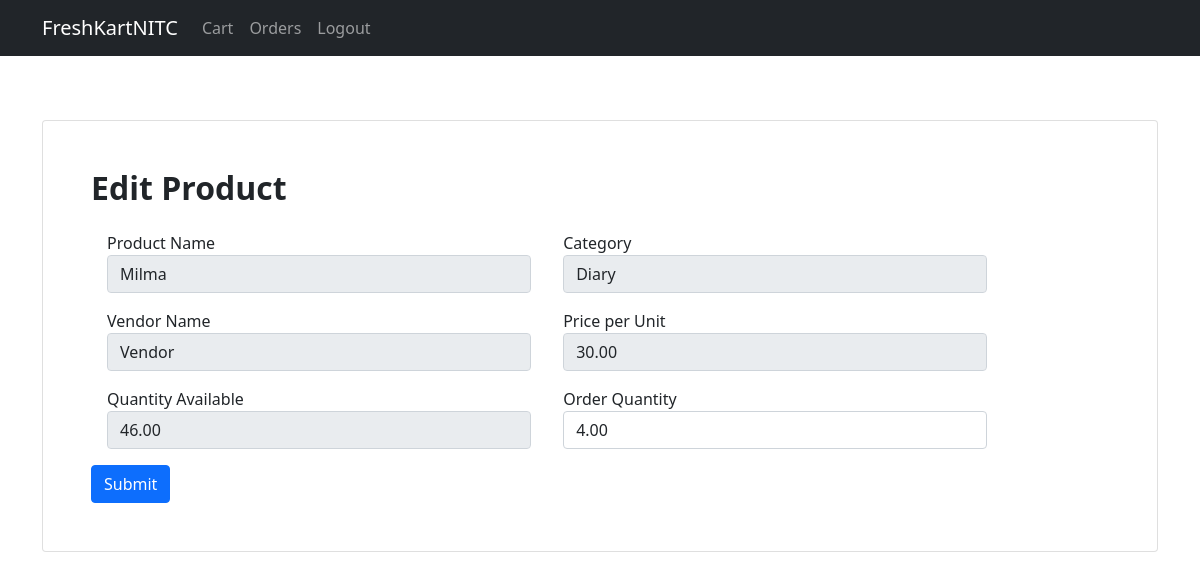
The app's page /order/2/edit (signed in), older data.
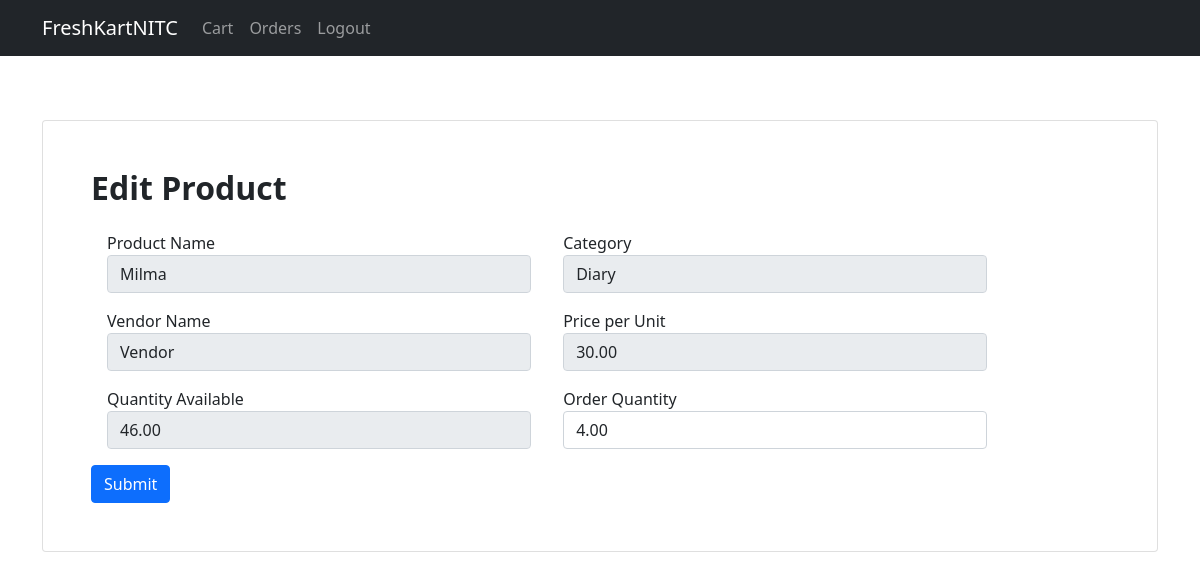
The same page, newer data.
### application/models.py (models this page shows)
class Products(db.Model):
    __tablename__ = 'products'
    id = db.Column(db.Integer, primary_key=True, autoincrement=True)
    name = db.Column(db.String(255), nullable=False)
    vendor = db.Column(db.Integer, db.ForeignKey('vendors.id'), nullable=False)
    image = db.Column(db.String(255), nullable=False)
    category = db.Column(db.String(255), nullable=False)
    price = db.Column(db.Numeric(10,2), nullable=False)
    qty = db.Column(db.Numeric(10,2), nullable=False)
    unit = db.Column(db.String(255), nullable=False)

### application/controllers.py (the view)
@app.route('/order/<int:id>/edit',methods=['GET','POST'])
@buyer_login_required
def edit_kart(id):
    order = Orders.query.filter_by(id=id).first()
    if order.user!= session['id']:
        flash('Unauthorized Access','danger')
        return redirect(url_for('login'))
    product = Products.query.filter_by(id=order.product).first()
    if request.method == 'POST':
        qty = request.form['qty']
        if float(qty)==0:
            flash("Enter a Valid Quantity",'danger')
            return redirect(url_for('home'))
        if float(qty) > product.qty:
            flash("Requested Quantity Not Available",'danger')
            return redirect(url_for('cart'))
        else:
            order.qty = qty
            db.session.commit()
            flash("Order Updated",'success')
            return redirect(url_for('cart'))
    else:
        vendor = Vendors.query.filter_by(id=order.vendor).first()
        return render_template('edit_order.html',order = order, product = product,vendor=vendor)

### application/controllers.py (called while the page is built)
def buyer_login_required(f):
    @wraps(f)
    def wrap(*args, **kwargs):
        if 'type' in session and session['type'] == 'Buyer' and 'status' in session:
            return f(*args, **kwargs)
        else:
            flash('Unauthorized Access','danger')
            return redirect(url_for('login'))
    return wrap

### templates/edit_order.html
{% extends 'base_buyer.html' %}
{% block content %}
<div class="container py-5">
    <div class="card">
        <div class="card-body p-5">
            <h2 class="fw-bold mb-4">Edit Product</h2>
            <form method='POST' enctype="multipart/form-data">
                <div class="d-flex flex-row align-items-center flex-wrap">
                    <div class="col-md-5 mb-3 mx-3">
                        <label>Product Name</label>
                        <input type="text" class="form-control" value={{product.name}} disabled>
                    </div>
                    <div class="col-md-5 mb-3 mx-3">
                        <label>Category</label>
                        <input type="text" class="form-control" value={{product.category}} disabled>
                    </div>
                </div>
                <div class="d-flex flex-row align-items-center flex-wrap">
                    <div class="col-md-5 mb-3 mx-3">
                        <label>Vendor Name</label>
                        <input type="text" class="form-control" value={{vendor.name}} disabled>
                    </div>
                    <div class="col-md-5 mb-3 mx-3">
                        <label>Price per Unit</label>
                        <input type="text" class="form-control" value={{product.price}} disabled/>
                    </div>
                </div>
                <div class="d-flex flex-row align-items-center flex-wrap">
                    <div class="col-md-5 mb-3 mx-3">
                        <label>Quantity Available</label>
                        <input type="text" class="form-control" value={{product.qty}} disabled/>
                    </div>
                    <div class="col-md-5 mb-3 mx-3">
                        <label>Order Quantity</label>
                        {%if product.unit=="kg"%}
                        <input class="form-control" type="number" name="qty" value={{order.qty}} step=0.01 min=0>
                        {%elif product.unit=="g"%}
                        <input class="form-control" type="number" name="qty" value={{order.qty}} step=10 min=0>
                        {%elif product.unit=="L"%}
                        <input class="form-control" type="number" name="qty" value={{order.qty}} step=0.01 min=0>
                        {%else%}
                        <input class="form-control" type="number" name="qty" value={{order.qty}} step=1 min=0>
                        {%endif%}
                    </div>
                </div>
                <input class="btn btn-primary" type="submit"></input>
            </form>
        </div>
    </div>
</div>
{% endblock %}

Row changes from the older to the newer data that the page shows:
changed Products: name "Milma" → (not shown)
Text that changed along with them:
form field value: (not shown) → "Milma"
